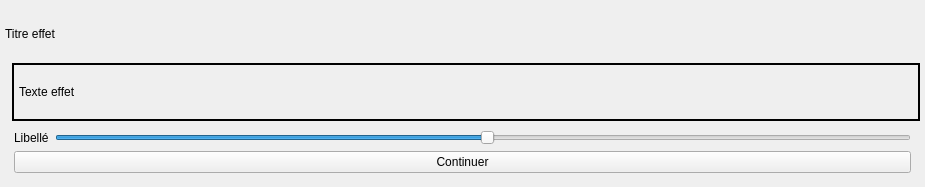
<?xml version="1.0" encoding="UTF-8"?>
<ui version="4.0">
 <class>Effet</class>
 <widget class="QWidget" name="Effet">
  <property name="geometry">
   <rect>
    <x>0</x>
    <y>0</y>
    <width>925</width>
    <height>187</height>
   </rect>
  </property>
  <property name="sizePolicy">
   <sizepolicy hsizetype="Preferred" vsizetype="Fixed">
    <horstretch>0</horstretch>
    <verstretch>0</verstretch>
   </sizepolicy>
  </property>
  <property name="windowTitle">
   <string>Form</string>
  </property>
  <layout class="QVBoxLayout" name="verticalLayout_2">
   <property name="spacing">
    <number>0</number>
   </property>
   <property name="sizeConstraint">
    <enum>QLayout::SetDefaultConstraint</enum>
   </property>
   <property name="leftMargin">
    <number>5</number>
   </property>
   <property name="topMargin">
    <number>5</number>
   </property>
   <property name="rightMargin">
    <number>5</number>
   </property>
   <property name="bottomMargin">
    <number>5</number>
   </property>
   <item>
    <widget class="QLabel" name="titreEffet">
     <property name="text">
      <string>Titre effet</string>
     </property>
    </widget>
   </item>
   <item>
    <layout class="QHBoxLayout" name="horizontalLayout">
     <property name="spacing">
      <number>0</number>
     </property>
     <property name="sizeConstraint">
      <enum>QLayout::SetDefaultConstraint</enum>
     </property>
     <item>
      <widget class="AspectRatioLabel" name="imageLabel">
       <property name="text">
        <string/>
       </property>
      </widget>
     </item>
     <item>
      <widget class="QLabel" name="texteEffet">
       <property name="sizePolicy">
        <sizepolicy hsizetype="Expanding" vsizetype="Preferred">
         <horstretch>0</horstretch>
         <verstretch>0</verstretch>
        </sizepolicy>
       </property>
       <property name="frameShape">
        <enum>QFrame::Panel</enum>
       </property>
       <property name="frameShadow">
        <enum>QFrame::Plain</enum>
       </property>
       <property name="lineWidth">
        <number>2</number>
       </property>
       <property name="text">
        <string>Texte effet</string>
       </property>
       <property name="wordWrap">
        <bool>true</bool>
       </property>
       <property name="margin">
        <number>15</number>
       </property>
       <property name="indent">
        <number>5</number>
       </property>
      </widget>
     </item>
    </layout>
   </item>
   <item>
    <widget class="QWidget" name="layoutBoutons" native="true">
     <property name="sizePolicy">
      <sizepolicy hsizetype="Preferred" vsizetype="Fixed">
       <horstretch>0</horstretch>
       <verstretch>0</verstretch>
      </sizepolicy>
     </property>
     <layout class="QVBoxLayout" name="verticalLayout">
      <item>
       <layout class="QHBoxLayout" name="glisseur_layout">
        <item>
         <widget class="QLabel" name="labelGlisseur">
          <property name="text">
           <string>Libellé</string>
          </property>
         </widget>
        </item>
        <item>
         <widget class="QSlider" name="glisseur">
          <property name="sliderPosition">
           <number>50</number>
          </property>
          <property name="orientation">
           <enum>Qt::Horizontal</enum>
          </property>
          <property name="tickPosition">
           <enum>QSlider::NoTicks</enum>
          </property>
         </widget>
        </item>
       </layout>
      </item>
      <item>
       <widget class="QPushButton" name="boutonContinuer">
        <property name="text">
         <string>Continuer</string>
        </property>
       </widget>
      </item>
     </layout>
    </widget>
   </item>
  </layout>
 </widget>
 <customwidgets>
  <customwidget>
   <class>AspectRatioLabel</class>
   <extends>QLabel</extends>
   <header location="global">aspectratiolabel.h</header>
  </customwidget>
 </customwidgets>
 <resources/>
 <connections>
  <connection>
   <sender>glisseur</sender>
   <signal>valueChanged(int)</signal>
   <receiver>labelGlisseur</receiver>
   <slot>setNum(int)</slot>
   <hints>
    <hint type="sourcelabel">
     <x>174</x>
     <y>843</y>
    </hint>
    <hint type="destinationlabel">
     <x>26</x>
     <y>852</y>
    </hint>
   </hints>
  </connection>
 </connections>
</ui>
